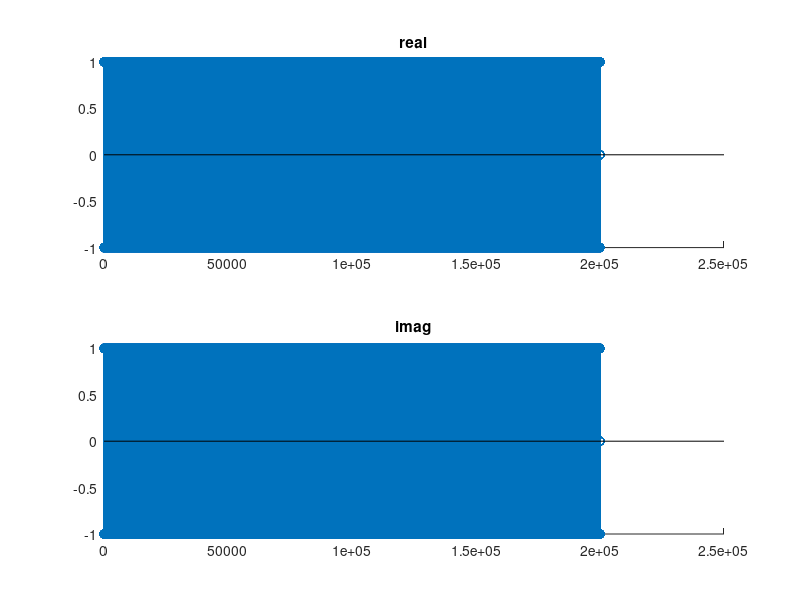

The MATLAB script that drew this image:
% tx_samples_from_file --freq 250e3 --rate 200e3 --type float --gain 70 --file tx2.dat
%Lower receiver gain to like 20.

N = 10000;
% make 100 random bits of values +- 1
bits = sign(randn(N,1)) + 1i*sign(randn(N,1));
word = 'hello';
% bits = dec2bin(word', 7) - '0'
% bits = reshape(bits, [35 , 1])


Symbol_period = 20;

% create a generic pulse of unit height
% with width equal to symbol period
pulse = ones(Symbol_period, 1);

% spread out the values in "bits" by Symbol_period
% first create a vector to store the values
x = zeros(Symbol_period*length(bits),1);

% assign every Symbol_period-th sample to equal a value from bits
x(1:Symbol_period:end) = bits;

% now convolve the single generic pulse with the spread-out bits
x_tx = conv(pulse, x);

% to visualize, make a stem plot
figure(1)
clf(1)
subplot(2,1,1)
hold on
stem(real(x_tx));
title('real')
hold off
subplot(2,1,2)
hold on
stem(imag(x_tx))
title('imag')
hold off

% zero pad the beginning with 100000 samples to ensure that any glitch that
% happens when we start transmitting doesn't effect the data

x_tx = [zeros(100000, 1); x_tx;zeros(100000, 1)];


% here we write the data into a format that the USRP can understand
% specifically, we use float32 numbers with real followed by imaginary
% values

% first create a vector to store the interleaved real and imaginary values

tmp = zeros(length(x_tx)*2, 1);

% then assign the real part of x_tx to every other sample and the imaginary
% part to the remaining samples. In this example, the imaginary parts are
% all zero since our original signal is purely real, but we still have to
% write the zero values 

tmp(1:2:end) = real(x_tx);
tmp(2:2:end) = imag(x_tx);

% open a file to write in binary format 
f1 = fopen('tx2.dat', 'wb');
% write the values as a float32
fwrite(f1, tmp/100, 'float32');
% close the file
fclose(f1)